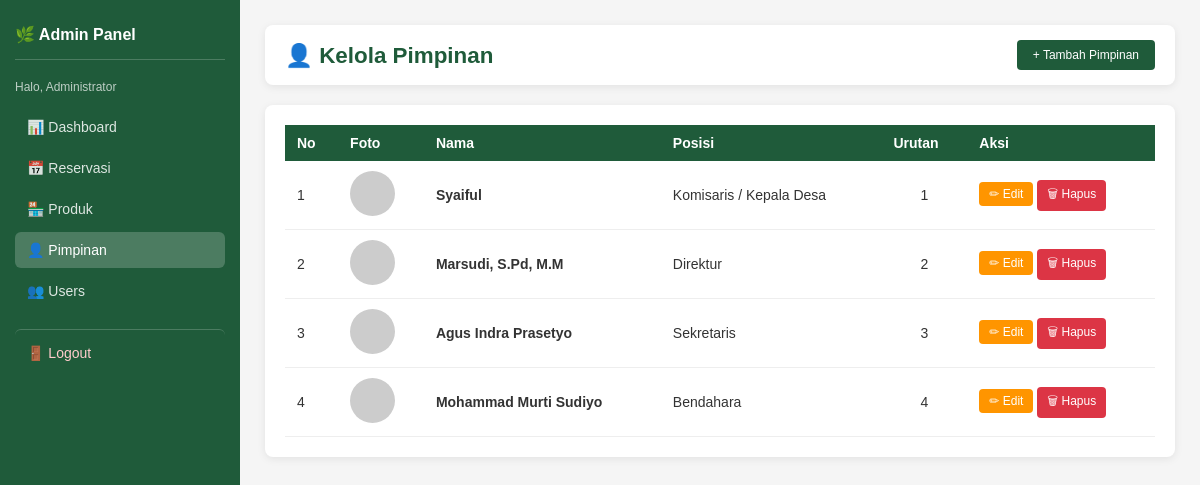
The app's page /admin/manage_pimpinan.php (signed in) with its own data.
### tables this page shows
CREATE TABLE IF NOT EXISTS pimpinan (
    id INT PRIMARY KEY AUTO_INCREMENT,
    nama VARCHAR(100) NOT NULL,
    posisi VARCHAR(100) NOT NULL,
    foto VARCHAR(255),
    urutan INT DEFAULT 1
);

### admin/manage_pimpinan.php (the view, shortened to what this page needs)
<?php
require_once '../config.php';
require_once 'auth.php';
$pimpinan_list = $conn->query("SELECT * FROM pimpinan ORDER BY urutan ASC");
?>
<!DOCTYPE html>
<html lang="id">
<head>
    <link rel="stylesheet" href="../assets/css/style.css">
</head>
<body class="admin-body">
<div class="admin-wrapper">
<div class="main-content">
    <div class="top-bar">
        <h1>👤 Kelola Pimpinan</h1>
        <a href="?mode=tambah" class="btn-sm btn-hijau" style="padding:8px 16px;">+ Tambah Pimpinan</a>
    </div>
    <div class="table-box">
        <table>
            <thead><tr><th>No</th><th>Foto</th><th>Nama</th><th>Posisi</th><th>Urutan</th><th>Aksi</th></tr></thead>
            <tbody>
            <?php if ($pimpinan_list->num_rows > 0): ?>
            <?php $no = 1; while ($p = $pimpinan_list->fetch_assoc()): ?>
            <tr>
                <td><?= $no++ ?></td>
                <td>
                    <?php if (!empty($p['foto']) && file_exists('../' . $p['foto'])): ?>
                    <img src="../<?= htmlspecialchars($p['foto']) ?>" style="width:45px;height:45px;object-fit:cover;border-radius:50%;border:2px solid #1f5b3a;">
                    <?php else: ?>
                    <img src="https://ui-avatars.com/api/?name=<?= urlencode($p['nama']) ?>&background=1f5b3a&color=fff&size=45"
                         style="width:45px;height:45px;border-radius:50%;">
                    <?php endif; ?>
                </td>
                <td><strong><?= htmlspecialchars($p['nama']) ?></strong></td>
                <td><?= htmlspecialchars($p['posisi']) ?></td>
                <td style="text-align:center;"><?= $p['urutan'] ?></td>
                <td>
                    <a href="?mode=edit&id=<?= $p['id'] ?>" class="btn-sm btn-orange">✏ Edit</a>
                    <a href="?aksi=hapus&id=<?= $p['id'] ?>" class="btn-sm btn-merah"
                       onclick="return confirm('Hapus data ini?')">🗑 Hapus</a>
                </td>
            </tr>
            <?php endwhile; ?>
            <?php else: ?>
            <tr><td colspan="6" style="text-align:center;color:#999;padding:20px;">Belum ada data</td></tr>
            <?php endif; ?>
            </tbody>
        </table>
    </div>
</div>
</div>
</body>
</html>

### assets/css/style.css (style rules this page uses)
* { margin: 0; padding: 0; box-sizing: border-box; }
body { font-family: Arial, sans-serif; color: #333; }
html { scroll-behavior: smooth; }
:root { --hijau: #1f5b3a; --hijau-tua: #17452c; --orange: #ff9500; }
.admin-body { background: #f5f5f5; min-height: 100vh; }
.admin-wrapper { display: flex; min-height: 100vh; }
.main-content { margin-left: 240px; padding: 25px; flex: 1; }
.top-bar { background: white; padding: 15px 20px; border-radius: 8px; margin-bottom: 20px; box-shadow: 0 2px 8px rgba(0,0,0,0.08); display: flex; justify-content: space-between; align-items: center; }
.top-bar h1 { font-size: 1.4rem; color: var(--hijau); }
.table-box { background: white; border-radius: 8px; padding: 20px; box-shadow: 0 2px 8px rgba(0,0,0,0.08); overflow-x: auto; }
table { width: 100%; border-collapse: collapse; font-size: 14px; }
th { background: var(--hijau); color: white; padding: 10px 12px; text-align: left; }
td { padding: 10px 12px; border-bottom: 1px solid #eee; }
.btn-sm { padding: 5px 10px; border: none; border-radius: 4px; cursor: pointer; font-size: 12px; text-decoration: none; display: inline-block; transition: opacity 0.2s; }
.btn-hijau { background: var(--hijau); color: white; }
.btn-orange { background: var(--orange); color: white; }
.btn-merah { background: #dc3545; color: white; }

### records on screen
pimpinan: nama "Syaiful", posisi "Komisaris / Kepala Desa", urutan "1"
pimpinan: nama "Marsudi, S.Pd, M.M", posisi "Direktur", urutan "2"
pimpinan: nama "Agus Indra Prasetyo", posisi "Sekretaris", urutan "3"
pimpinan: nama "Mohammad Murti Sudiyo", posisi "Bendahara", urutan "4"

### other values on screen
$_SESSION['nama'] "Administrator"
$item['icon'] "📊"
$item['label'] "Dashboard"
$item['icon'] "📅"
$item['label'] "Reservasi"
$item['icon'] "🏪"
$item['label'] "Produk"
$item['label'] "Pimpinan"
$item['icon'] "👥"
$item['label'] "Users"
$item['icon'] "🚪"
$item['label'] "Logout"
